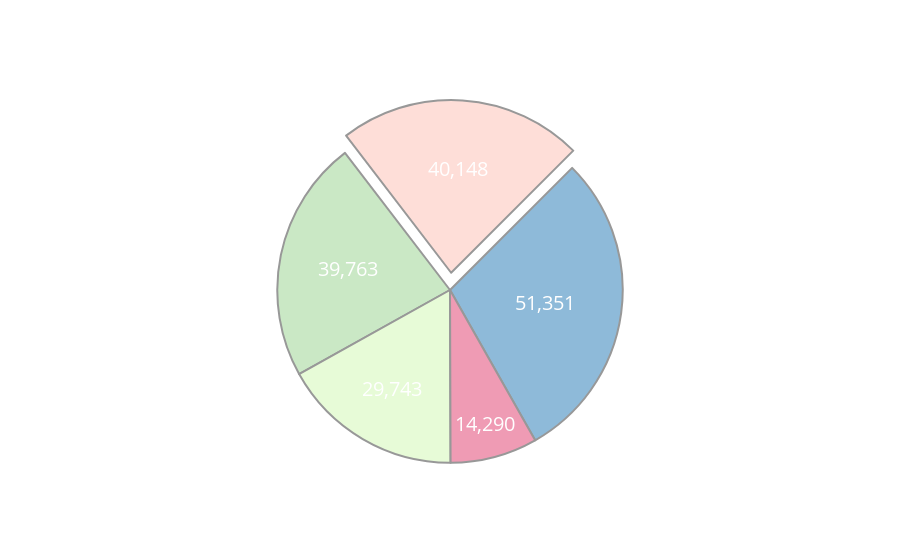

Source (notebook cell):
### Code cell
colors = ['#FEBFB3', '#E1396C', '#96D38C', '#D0F9B1', '##CD5C5C']
trace = go.Pie(values = dfcn5['num_students'],
               labels = dfcn5['university_name'],
               rotation = 45,
               opacity = 0.5,
               showlegend = False,
               pull = [0.1, 0, 0, 0, 0],
               hoverinfo = 'label + percent',
               textinfo = 'value',
               textfont = dict(size=20, color='white'),
               marker = dict(colors = colors,
                             line = dict(color="#333333", width=2)
                            )
              )
py.offline.iplot([trace])

### Figure 1 — Plotly figure (JSON) as saved in the notebook; plotly's stock layout.template omitted (floating-point values rounded to 4 significant figures)
{"data": [{"hoverinfo": "label+percent", "labels": ["Peking University", "University of Science and Technology of China", "Tsinghua University", "Nanjing University", "Sun Yat-sen University"], "marker": {"colors": ["#FEBFB3", "#E1396C", "#96D38C", "#D0F9B1", "##CD5C5C"], "line": {"color": "#333333", "width": 2}}, "opacity": 0.5, "pull": [0.1, 0, 0, 0, 0], "rotation": 45, "showlegend": false, "textfont": {"color": "white", "size": 20}, "textinfo": "value", "type": "pie", "uid": "d09c0694-2c31-11e9-8414-920014f8e201", "values": [40148, 14290, 39763, 29743, 51351]}], "layout": {}}
